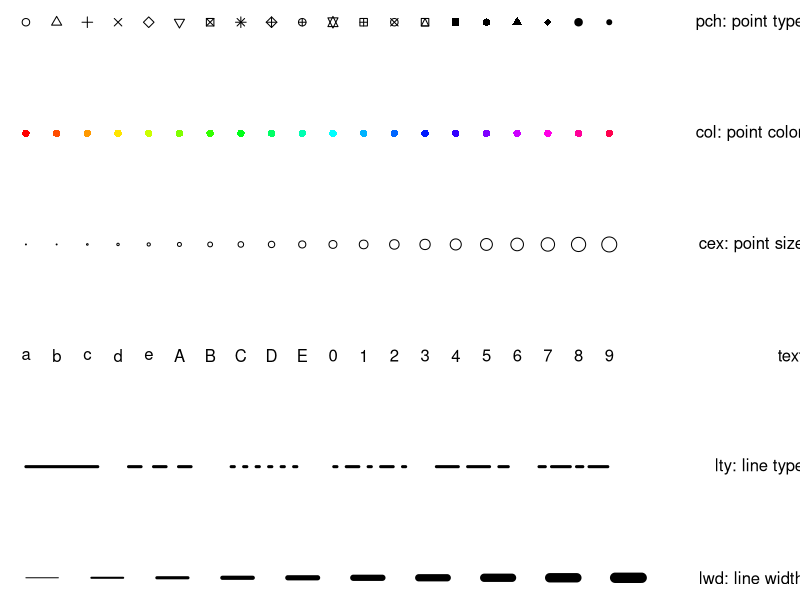

This chart was generated by the following R code:
## ---- chunk 1
library(tidyverse)
## ---- chunk 2
h = rev((1:6)/6)
xr = seq(0,0.9,length=20)
xpos = 1.2
op = par(xpd=TRUE,mar=c(0,0,0,5))
plot(0:1,range(h),type="n",axes=FALSE,ann=FALSE)
points(xr,rep(h[1],20),pch=1:20)
text(xpos,h[1],"pch: point type",adj=1)
palette(rainbow(20))
points(xr,rep(h[2],20),col=1:20,pch=16)
palette("default")
text(xpos,h[2],"col: point color",adj=1)
points(xr,rep(h[3],20),cex=seq(0.01,2,length=20))
text(xpos,h[3],"cex: point size",adj=1)
text(xr,rep(h[4],20),c(letters[1:5],LETTERS[1:5],0:9))
text(xpos,h[4],"text",adj=1)
nl = 6
nlsp = 0.1
lend = 0.95
fr = 0.7
seg1 = seq(0,by=lend/nl,length=nl)
seg2 = seq(lend/nl,to=lend,by=lend/nl)-(lend*(1-fr)/nl)
segments(seg1,rep(h[5],nl),
     seg2,
     rep(h[5],nl),
     lty=1:nl,lwd=3)
text(xpos,h[5],"lty: line type",adj=1)
nv = 10
segments(seq(0,1/(1+nlsp),length=nv),rep(h[6],nv),
     seq(0.05,0.95,length=nv),rep(h[6],nv),
     lwd=1:10)
text(xpos,h[6],"lwd: line width",adj=1)
par(op)
## ---- chunk 3
rep( c(3,4),c(2,5) )
## ---- chunk 4
matrix(rep(1:2,4),nrow=2)
